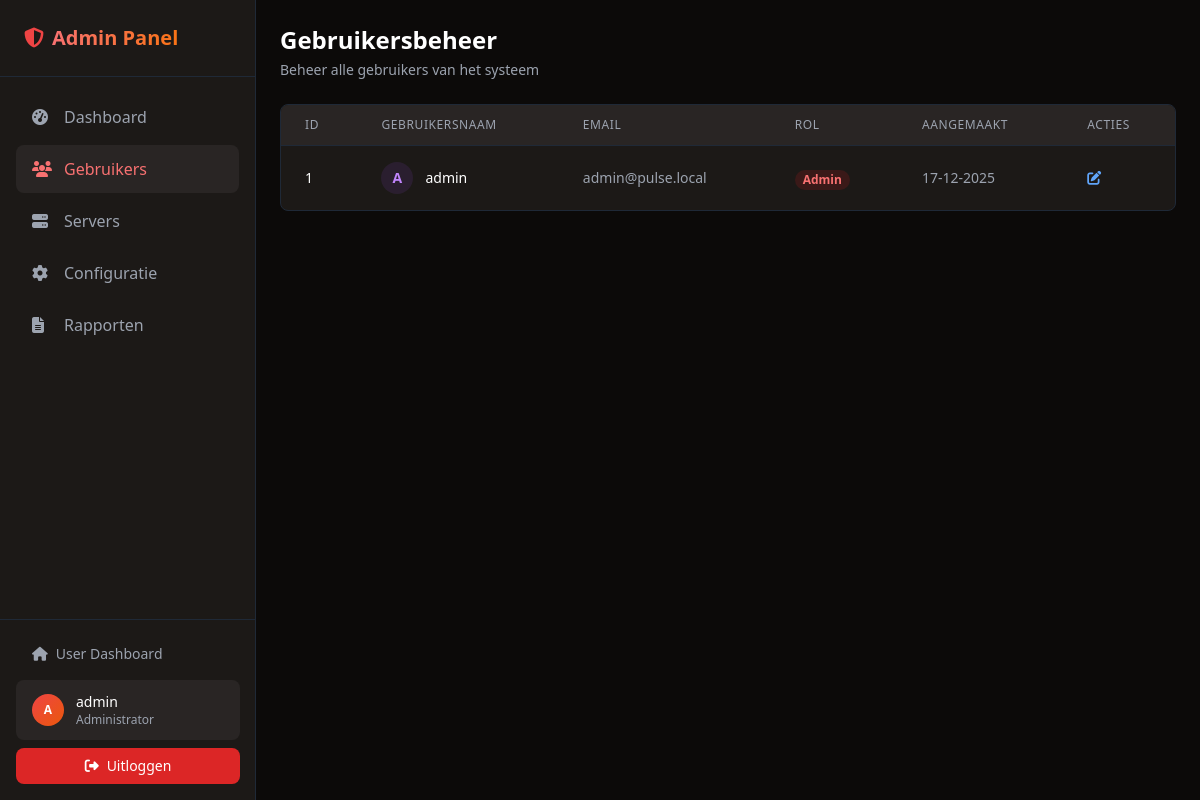
Page /admin/users (signed in) on the committed database.
### tables this page shows
CREATE TABLE IF NOT EXISTS users (
    id INT AUTO_INCREMENT PRIMARY KEY,
    username VARCHAR(50) UNIQUE NOT NULL,
    email VARCHAR(100) UNIQUE NOT NULL,
    password VARCHAR(255) NOT NULL,
    role ENUM('admin', 'user') DEFAULT 'user',
    created_at TIMESTAMP DEFAULT CURRENT_TIMESTAMP,
    updated_at TIMESTAMP DEFAULT CURRENT_TIMESTAMP ON UPDATE CURRENT_TIMESTAMP
);

### src/Controllers/Admin/UserManagementController.php (called while the page is built, shortened)
<?php
class UserManagementController
{
    public function index(): void
    {
        $user = Auth::user();
        $db = Database::getInstance();
        $users = $db->query('SELECT id, username, email, role, created_at FROM users ORDER BY created_at DESC')->fetchAll();
        require __DIR__ . '/../../Views/admin/users/index.php';
    }
}

### index.php (called while the page is built, shortened)
<?php
$router = new Router();
$router->dispatch();

### src/Core/Auth.php (called while the page is built, shortened)
<?php
class Auth
{
    public static function check(): bool
    {
        return isset($_SESSION['user_id']);
    }
    public static function user(): ?array
    {
        $db = Database::getInstance();
        $stmt = $db->query(
            'SELECT id, username, email, role, created_at FROM users WHERE id = ?',
            [$_SESSION['user_id']]
        );
        return $stmt->fetch() ?: null;
    }
}

### src/Core/Database.php (called while the page is built, shortened)
<?php
class Database
{
    private static ?Database $instance = null;
    private PDO $connection;
    private function __construct()
    {
        $config = require __DIR__ . '/../../config/database.php';
        try {
            $dsn = sprintf(
                'mysql:host=%s;dbname=%s;charset=%s',
                $config['host'],
                $config['database'],
                $config['charset']
            );
            $this->connection = new PDO(
                $dsn,
                $config['username'],
                $config['password'],
                $config['options']
            );
        } catch (PDOException $e) {
            die('Database connection failed: ' . $e->getMessage());
        }
    }
    public static function getInstance(): Database
    {
        if (self::$instance === null) {
            self::$instance = new self();
        }
        return self::$instance;
    }
    public function query(string $sql, array $params = []): \PDOStatement
    {
        $stmt = $this->connection->prepare($sql);
        $stmt->execute($params);
        return $stmt;
    }
}

### config/database.php (called while the page is built)
<?php
return [
    'host' => getenv('DB_HOST') ?: 'localhost',
    'database' => getenv('DB_NAME') ?: 'pulse_dash',
    'username' => getenv('DB_USER') ?: 'root',
    'password' => getenv('DB_PASS') ?: '',
    'charset' => 'utf8mb4',
    'options' => [
        PDO::ATTR_ERRMODE => PDO::ERRMODE_EXCEPTION,
        PDO::ATTR_DEFAULT_FETCH_MODE => PDO::FETCH_ASSOC,
        PDO::ATTR_EMULATE_PREPARES => false,
    ]
];

### src/Views/admin/users/index.php (the view, shortened to what this page needs)
<?php
require_once __DIR__ . '/../includes/header.php';
require_once __DIR__ . '/../includes/sidebar.php';
?>
<div class="flex-1 flex flex-col overflow-hidden">
    <div class="flex-1 overflow-y-auto">
        <div class="p-6">
        <div class="mb-6">
            <h2 class="text-2xl font-bold text-white">Gebruikersbeheer</h2>
            <p class="text-gray-400 mt-1 text-sm">Beheer alle gebruikers van het systeem</p>
        </div>
        <div class="bg-dark-100 border border-gray-800 rounded-lg overflow-hidden">
            <table class="min-w-full divide-y divide-gray-800">
                <thead class="bg-dark-200">
                    <tr>
                        <th class="px-6 py-3 text-left text-xs font-medium text-gray-400 uppercase tracking-wider">ID</th>
                        <th class="px-6 py-3 text-left text-xs font-medium text-gray-400 uppercase tracking-wider">Gebruikersnaam</th>
                        <th class="px-6 py-3 text-left text-xs font-medium text-gray-400 uppercase tracking-wider">Email</th>
                        <th class="px-6 py-3 text-left text-xs font-medium text-gray-400 uppercase tracking-wider">Rol</th>
                        <th class="px-6 py-3 text-left text-xs font-medium text-gray-400 uppercase tracking-wider">Aangemaakt</th>
                        <th class="px-6 py-3 text-left text-xs font-medium text-gray-400 uppercase tracking-wider">Acties</th>
                    </tr>
                </thead>
                <tbody class="divide-y divide-gray-800">
                    <?php foreach ($users as $u): ?>
                    <tr class="hover:bg-dark-200/50">
                        <td class="px-6 py-4 whitespace-nowrap text-sm text-white"><?= $u['id'] ?></td>
                        <td class="px-6 py-4 whitespace-nowrap">
                            <div class="flex items-center">
                                <div class="w-8 h-8 bg-purple-500/10 rounded-full flex items-center justify-center mr-3">
                                    <span class="text-purple-400 text-sm font-bold"><?= strtoupper(substr($u['username'], 0, 1)) ?></span>
                                </div>
                                <span class="text-sm font-medium text-white">
                                    <?= htmlspecialchars($u['username']) ?>
                                </span>
                            </div>
                        </td>
                        <td class="px-6 py-4 whitespace-nowrap text-sm text-gray-400">
                            <?= htmlspecialchars($u['email']) ?>
                        </td>
                        <td class="px-6 py-4 whitespace-nowrap">
                            <span class="px-2 inline-flex text-xs leading-5 font-semibold rounded-full
                                <?= $u['role'] === 'admin' ? 'bg-red-900/30 text-red-400' : 'bg-blue-900/30 text-blue-400' ?>">
                                <?= ucfirst($u['role']) ?>
                            </span>
                        </td>
                        <td class="px-6 py-4 whitespace-nowrap text-sm text-gray-400">
                            <?= date('d-m-Y', strtotime($u['created_at'])) ?>
                        </td>
                        <td class="px-6 py-4 whitespace-nowrap text-sm font-medium">
                            <a href="/admin/users/<?= $u['id'] ?>" class="text-blue-400 hover:text-blue-300 mr-3">
                                <i class="fas fa-edit"></i>
                            </a>
                        </td>
                    </tr>
                    <?php endforeach; ?>
                </tbody>
            </table>
        </div>
        </div>
    </div>
</div>
<?php require_once __DIR__ . '/../includes/footer.php'; ?>

### src/Core/Router.php (shortened to what this page needs)
<?php
class Router
{
    private array $routes = [];
    private function addRoute(string $method, string $path, callable|array $handler): void
    {
        $this->routes[] = [
            'method' => $method,
            'path' => $path,
            'handler' => $handler
        ];
    }
    public function dispatch(): void
    {
        $requestMethod = $_SERVER['REQUEST_METHOD'];
        $requestUri = parse_url($_SERVER['REQUEST_URI'], PHP_URL_PATH);
        foreach ($this->routes as $route) {
            if ($route['method'] === $requestMethod && $this->matchPath($route['path'], $requestUri, $params)) {
                $this->executeHandler($route['handler'], $params);
                return;
            }
        }
    }
    private function matchPath(string $routePath, string $requestUri, &$params = []): bool
    {
        $pattern = preg_replace('/\{([^}]+)\}/', '(?P<$1>[^/]+)', $routePath);
        $pattern = '#^' . $pattern . '$#';
        if (preg_match($pattern, $requestUri, $matches)) {
            return true;
        }
        return false;
    }
    private function executeHandler(callable|array $handler, array $params): void
    {
        if (is_array($handler)) {
            [$controller, $method] = $handler;
            $controllerInstance = new $controller();
            call_user_func_array([$controllerInstance, $method], $params);
        } else {
            call_user_func_array($handler, $params);
        }
    }
}

### src/Views/admin/includes/sidebar.php
<aside class="w-64 bg-dark-100 border-r border-gray-800 flex-shrink-0">
    <div class="p-6 border-b border-gray-800">
        <h1 class="text-xl font-bold flex items-center">
            <i class="fas fa-shield-alt mr-2 text-red-500"></i>
            <span class="bg-gradient-to-r from-red-400 to-orange-500 bg-clip-text text-transparent">Admin Panel</span>
        </h1>
    </div>
    <nav class="p-4 space-y-1">
        <a href="/admin" class="flex items-center px-4 py-3 <?= $_SERVER['REQUEST_URI'] == '/admin' ? 'bg-dark-200 text-red-400' : 'text-gray-400 hover:bg-dark-200 hover:text-white' ?> rounded-lg transition">
            <i class="fas fa-tachometer-alt mr-3 w-5"></i>Dashboard
        </a>
        <a href="/admin/users" class="flex items-center px-4 py-3 <?= strpos($_SERVER['REQUEST_URI'], '/admin/users') !== false ? 'bg-dark-200 text-red-400' : 'text-gray-400 hover:bg-dark-200 hover:text-white' ?> rounded-lg transition">
            <i class="fas fa-users mr-3 w-5"></i>Gebruikers
        </a>
        <a href="/admin/servers" class="flex items-center px-4 py-3 <?= strpos($_SERVER['REQUEST_URI'], '/admin/servers') !== false ? 'bg-dark-200 text-red-400' : 'text-gray-400 hover:bg-dark-200 hover:text-white' ?> rounded-lg transition">
            <i class="fas fa-server mr-3 w-5"></i>Servers
        </a>
        <a href="/admin/plugin-config" class="flex items-center px-4 py-3 <?= strpos($_SERVER['REQUEST_URI'], '/admin/plugin-config') !== false ? 'bg-dark-200 text-red-400' : 'text-gray-400 hover:bg-dark-200 hover:text-white' ?> rounded-lg transition">
            <i class="fas fa-cog mr-3 w-5"></i>Configuratie
        </a>
        <a href="/admin/reports" class="flex items-center px-4 py-3 <?= strpos($_SERVER['REQUEST_URI'], '/admin/reports') !== false ? 'bg-dark-200 text-red-400' : 'text-gray-400 hover:bg-dark-200 hover:text-white' ?> rounded-lg transition">
            <i class="fas fa-file-alt mr-3 w-5"></i>Rapporten
        </a>
    </nav>
    <div class="absolute bottom-0 w-64 p-4 border-t border-gray-800">
        <a href="/" class="flex items-center px-4 py-2 text-gray-400 hover:text-white text-sm transition">
            <i class="fas fa-home mr-2"></i>User Dashboard
        </a>
        <div class="flex items-center px-4 py-3 bg-dark-200 rounded-lg mt-2">
            <div class="w-8 h-8 rounded-full bg-gradient-to-br from-red-500 to-orange-600 flex items-center justify-center text-white text-xs font-bold mr-3">
                <?= strtoupper(substr($user['username'], 0, 1)) ?>
            </div>
            <div class="flex-1">
                <p class="text-white text-sm font-medium"><?= htmlspecialchars($user['username']) ?></p>
                <p class="text-gray-400 text-xs">Administrator</p>
            </div>
        </div>
        <a href="/logout" class="flex items-center justify-center px-4 py-2 mt-2 bg-red-600 hover:bg-red-700 text-white rounded-lg text-sm font-medium transition">
            <i class="fas fa-sign-out-alt mr-2"></i>Uitloggen
        </a>
    </div>
</aside>

### rows in the picture
users: username "A", username "admin", id "1", email "admin@pulse.local", role "Admin", created_at "17-12-2025"
